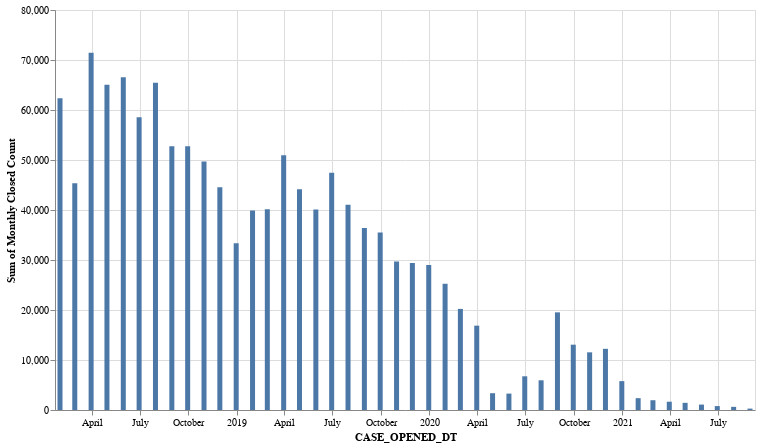

Source (notebook cell):
### Code cell
#hideinput
#.agg(** aggregation).reset_index()



legend_order = caseload_data_by_month['Opened Month'].unique()

montly_backlog_all = alt.Chart(closedcases_by_month).mark_bar().encode(
    y = alt.Y("sum(Monthly Closed Count):Q" ),
    x = alt.X("CASE_OPENED_DT:T",  scale=alt.Scale(zero=False) ),
   #color = alt.Color("Opened Month:N", sort=legend_order ),
#    tooltip=['CASE_OPENED_DT:T']
).properties(
    width=700,
    height=400
)

montly_backlog_all

### Figure 1 — Vega-Lite specification as saved in the notebook (floating-point values rounded to 4 significant figures; data arrays with more than 128 entries replaced by an {"elided": "..."} marker saying what was removed)
{"config": {"view": {"continuousWidth": 400, "continuousHeight": 300}}, "data": {"name": "data-22aa8d8aac7e495d5ce508348cf882b7"}, "mark": "bar", "encoding": {"x": {"type": "temporal", "field": "CASE_OPENED_DT", "scale": {"zero": false}}, "y": {"type": "quantitative", "aggregate": "sum", "field": "Monthly Closed Count"}}, "height": 400, "width": 700, "$schema": "https://vega.github.io/schema/vega-lite/v4.8.1.json", "datasets": {"data-22aa8d8aac7e495d5ce508348cf882b7": {"elided": "899 records"}}}
